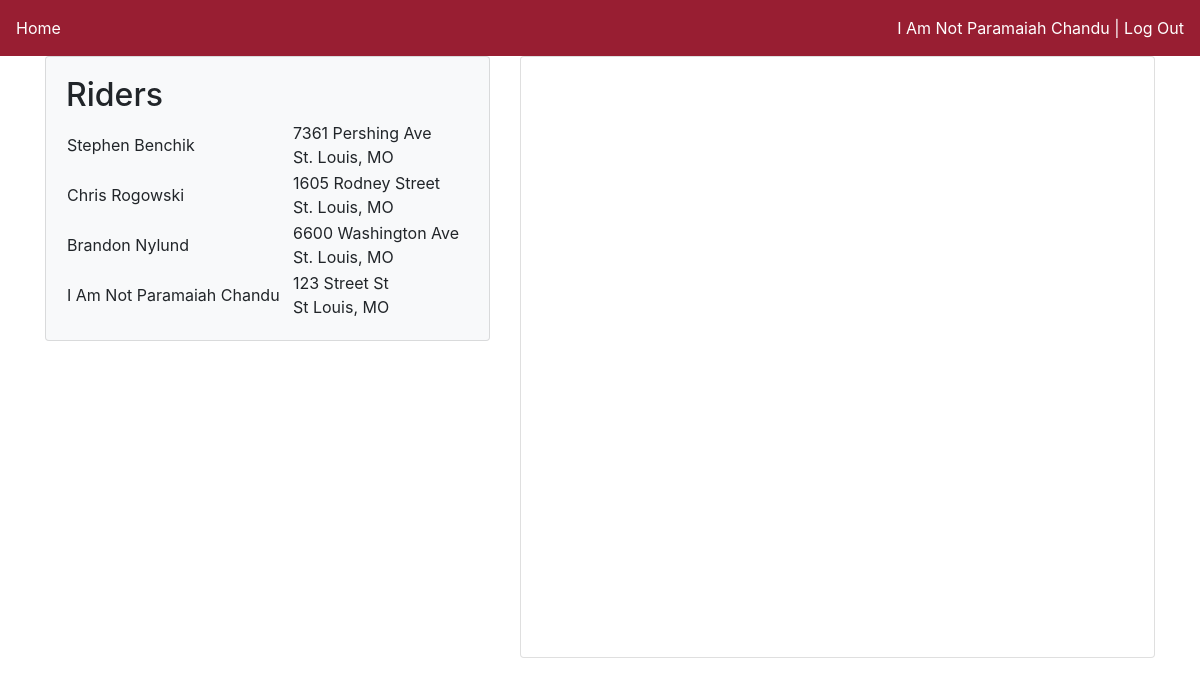
Screenshot of /map (signed in) with the database file from the repository.
### app/models.py (models this page shows, shortened)
class User(UserMixin, db.Model):
    first_name = db.Column(db.String(120), nullable=False)
    last_name = db.Column(db.String(120), nullable=False, index=True)
    gender = db.Column(db.String(20), nullable=False, index=True)
    email = db.Column(db.String(120), unique=True, primary_key=True)
    contact_number = db.Column(db.String(10))
    password_hash = db.Column(db.String(128))
    home_address = db.Column(db.String(120), index=True)
    home_city = db.Column(db.String(120), index=True)
    home_state = db.Column(db.String(2), index=True)
    work_address = db.Column(db.String(120), index=True)
    work_city = db.Column(db.String(120), index=True)
    work_state = db.Column(db.String(2), index=True)
    gender_preferred = db.Column(db.String(20), index=True)
    signup_status = db.Column(db.String(20), index=True)
    car = db.relationship('Car', uselist=False, backref='owner')
    status = db.relationship('Daily_status', uselist=False, backref='employee')

### app/routes.py (the view)
@app.route('/')
@app.route('/index')
@app.route('/map')
@login_required
def map():
    return render_template('mapView.html', users=User.query.all())

### app/models.py (called while the page is built)
@login.user_loader
def load_user(id):
    return User.query.get(id)

### app/templates/mapView.html (shortened to what this page needs)
<!DOCTYPE html>
<html>
<head>
	<link rel="stylesheet" type="text/css" href="css/mapStyles.css">
	<link rel="stylesheet" type="text/css" href="bootstrap/css/bootstrap.min.css">
</head>
<body>
	<nav class="navbar">
		<a href="#" class="navbar-text">Home</a>
		<span class="navbar-text">
			<a href="{{ url_for('edit_settings')}}">{{ current_user.first_name}} {{current_user.last_name}}</a> |
			<a href="{{ url_for('logout') }}"> Log Out</a>
		</span>
	</nav>
	<div class="container">
		<div class="row">
			<div class="col-5">
				<div class="card card-body bg-light">
						<h2>Riders</h2>
					<table class="table-borderless table-hover">
						<tbody>
							{% for user in users %}
							<TR>
								<td>
									{{ user.first_name}} {{ user.last_name }}
								</td>
								<td>
									{{user.home_address}}<br>{{user.home_city}}, {{user.home_state}}
								</td>
							</TR>
							{% endfor %}
						</tbody>
					</table>
				</div>
			</div>
			<div class="col">
				<div class="card card-light">
					<div id="googleMap"></div>
				</div>
			</div>
		</div>
	</div>
</body>
</html>

### app/static/css/mapStyles.css (style rules this page uses)
html, body { height: 100%; margin: 0; background: url('../img/traffic.png'); background-attachment: fixed; }
.navbar { padding: 10px; background-color: #981E32; }
.navbar .navbar-text { color: white; }
.navbar .navbar-text a { color:white !important; }
#googleMap { width: 100%; height: 37.5rem; float: right; }

### rows the page displays
User: first_name "I Am Not Paramaiah", last_name "Chandu", home_address "123 Street St", home_city "St Louis", home_state "MO"
User: first_name "Stephen", last_name "Benchik", home_address "7361 Pershing Ave", home_city "St. Louis", home_state "MO"
User: first_name "Chris", last_name "Rogowski", home_address "1605 Rodney Street", home_city "St. Louis", home_state "MO"
User: first_name "Brandon", last_name "Nylund", home_address "6600 Washington Ave", home_city "St. Louis", home_state "MO"
